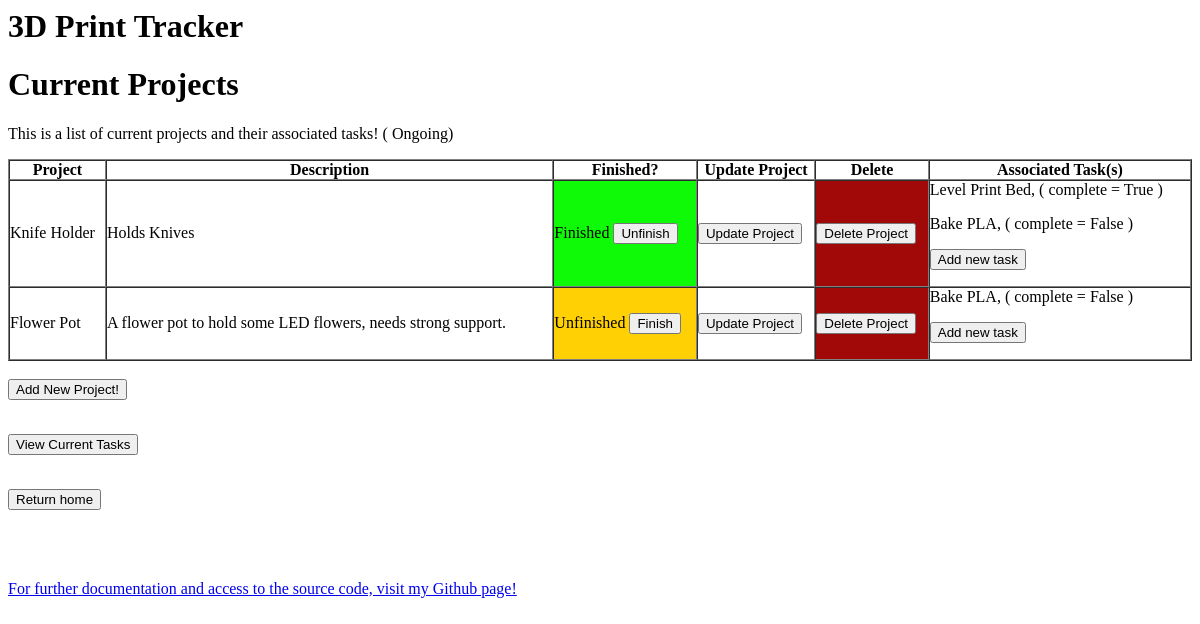
The app's page /current_projects, older data.
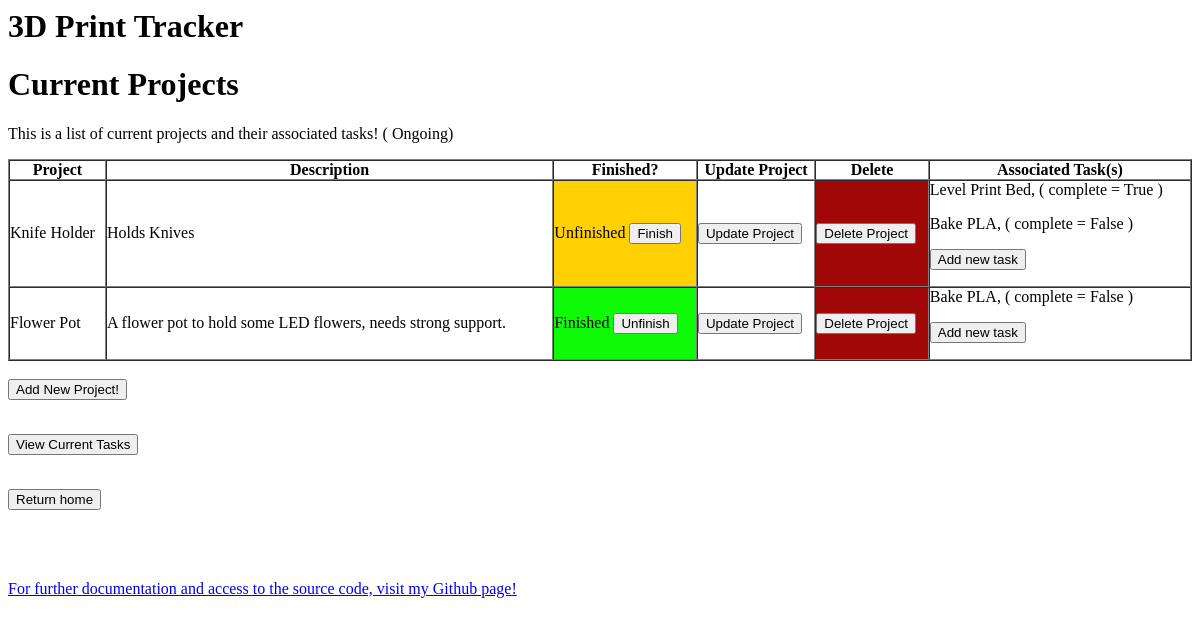
The same page, newer data.
### app.py (models this page shows)
class project(db.Model):
    id = db.Column(db.Integer, primary_key=True)
    name = db.Column(db.String(30), nullable=False)
    description = db.Column(db.String(60), nullable = True)
    staatus = db.Column(db.Boolean, nullable=False, default=False)
    connect = db.relationship('jointable', backref = 'projects')

class jointable(db.Model):
    id = db.Column(db.Integer, primary_key=True)
    project_id = db.Column('project_id', db.Integer, db.ForeignKey('project.id'))
    task_id = db.Column('task_id',db.Integer,db.ForeignKey('task.id'))

class task(db.Model):
    id = db.Column(db.Integer, primary_key = True)
    name = db.Column(db.String(30), nullable = False)
    details = db.Column(db.String(60), nullable = True)
    progress = db.Column(db.String(30), nullable = True, default = "Not Started") # Turn into drop down options?
    complete = db.Column(db.Boolean, nullable=False, default=False)
    connect = db.relationship('jointable', backref = "tasks")

### app.py (the view)
@app.route("/current_projects") # A list of ongoing 3d Prints
def current_projects():
    projects = project.query.all()
    tasks = task.query.all()
    connect = jointable.query.all()
    return render_template("current_projects.html", **locals())

### templates/current_projects.html
{% extends 'layout.html' %}
{% block body %}
    <h1> Current Projects</h1>
    <p>
        This is a list of current projects and their associated tasks! ( Ongoing)
    </p>
    <table border="1" cellspacing="0" cellpadding="0" width="100%" align="center">
        <tr>
            <th> Project </th>
            <th> Description </th>
            <th> Finished? </th>
            <th> Update Project </th>
            <th> Delete </th>
            <th> Associated Task(s) </th>
        </tr>
        {% for user in projects %}
            <tr>
                <td>{{ user.name}}</td>
                <td>{{ user.description}}</td>
                {% if user.staatus == True%}
                <form action= "{{url_for("project_incomplete",projid=user.id)}}">
                    <td style="background-color: rgb(14, 250, 6)"> Finished
                    <input type="submit" value="Unfinish"></input></td>
                </form>
                {%else%}
                <form action="{{ url_for("project_complete",projid=user.id)}}">
                    <td style="background-color: rgb(255, 209, 5)"> Unfinished
                    <input type="submit" value="Finish"></input></td>
                </form>
                {%endif%}
                <form action= "{{url_for('up_project',projid=user.id)}}">
                    <td><input type= "submit" value = "Update Project"></input> </td>
                </form>
                <form action= "{{url_for('deletep',projid=user.id)}}">
                    <td style="background-color:rgb(161, 8, 8)"><input type = "submit" value = "Delete Project"></input></td>
                </form>
                <td>
                    {% for twoser in connect %}
                        {% if twoser.project_id == user.id %}
                                <p> {{twoser.tasks.name}}, ( complete =  {{ twoser.tasks.complete}} )</p>
                        {% endif %}
                    {% endfor %}
                    <form action = "{{url_for('add_task',projid=user.id)}}">
                        <input type = "submit" value = "Add new task"></input>
                    </form>
                </td>
            </tr>
        {% endfor %}
    </table>
    <br>
    <form action= "{{url_for("add_project")}}">
        <td><input type="submit" value= "Add New Project!" ></input></td>
    </form>
    <br>
    <form action= "{{url_for("current_tasks")}}">
        <td><input type="submit" value= "View Current Tasks"></td>
    </form>
    <br>
    <form action= "{{url_for("index")}}">
        <td><input type="submit" value= "Return home"></td>
    </form>
    <br>
    <br>
    <br>
    <a href=https://github.com/hjt523/CRUD-Project-3D-Print> For further documentation and access to the source code, visit my Github page!
  </a>
{% endblock body %}

### templates/layout.html (shortened to what this page needs)
<html>
<body>
<h1> 3D Print Tracker </h1>
{% block body %}
{% endblock body%}
</body>
</html>

Row changes from the older to the newer data that the page shows:
changed project "Knife Holder": value "Unfinish" → "Finish"; staatus "Finished" → "Unfinished"
changed project "Flower Pot": value "Finish" → "Unfinish"; staatus "Unfinished" → "Finished"
